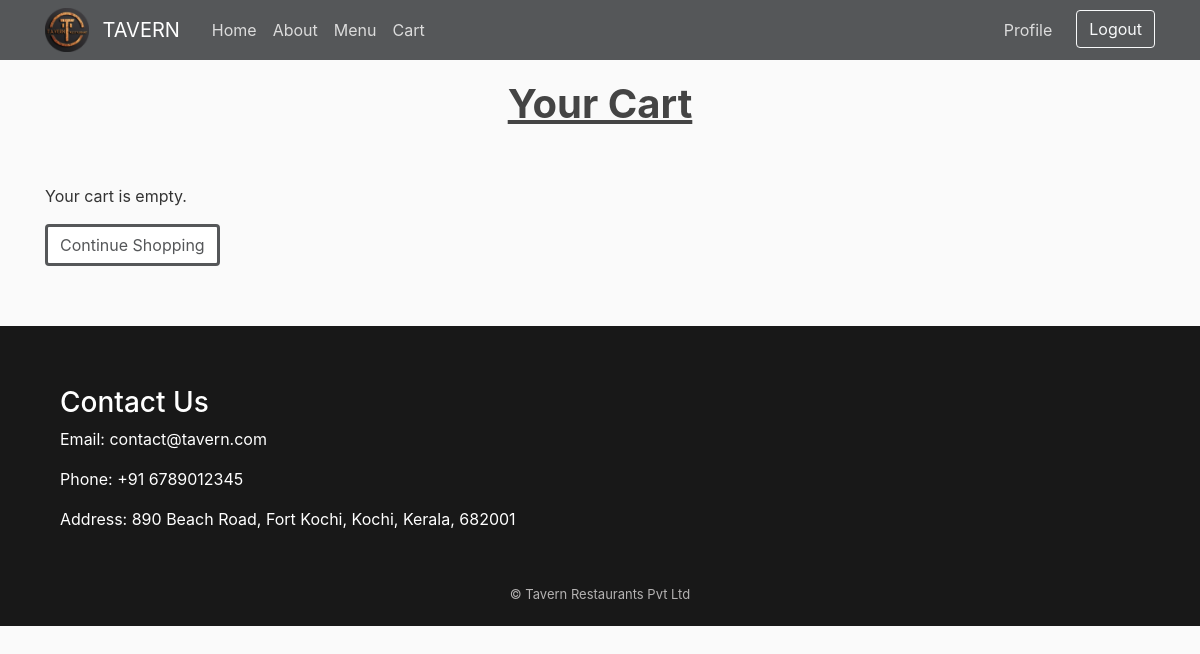
Before: /view-cart/ (signed in) with the older database file.
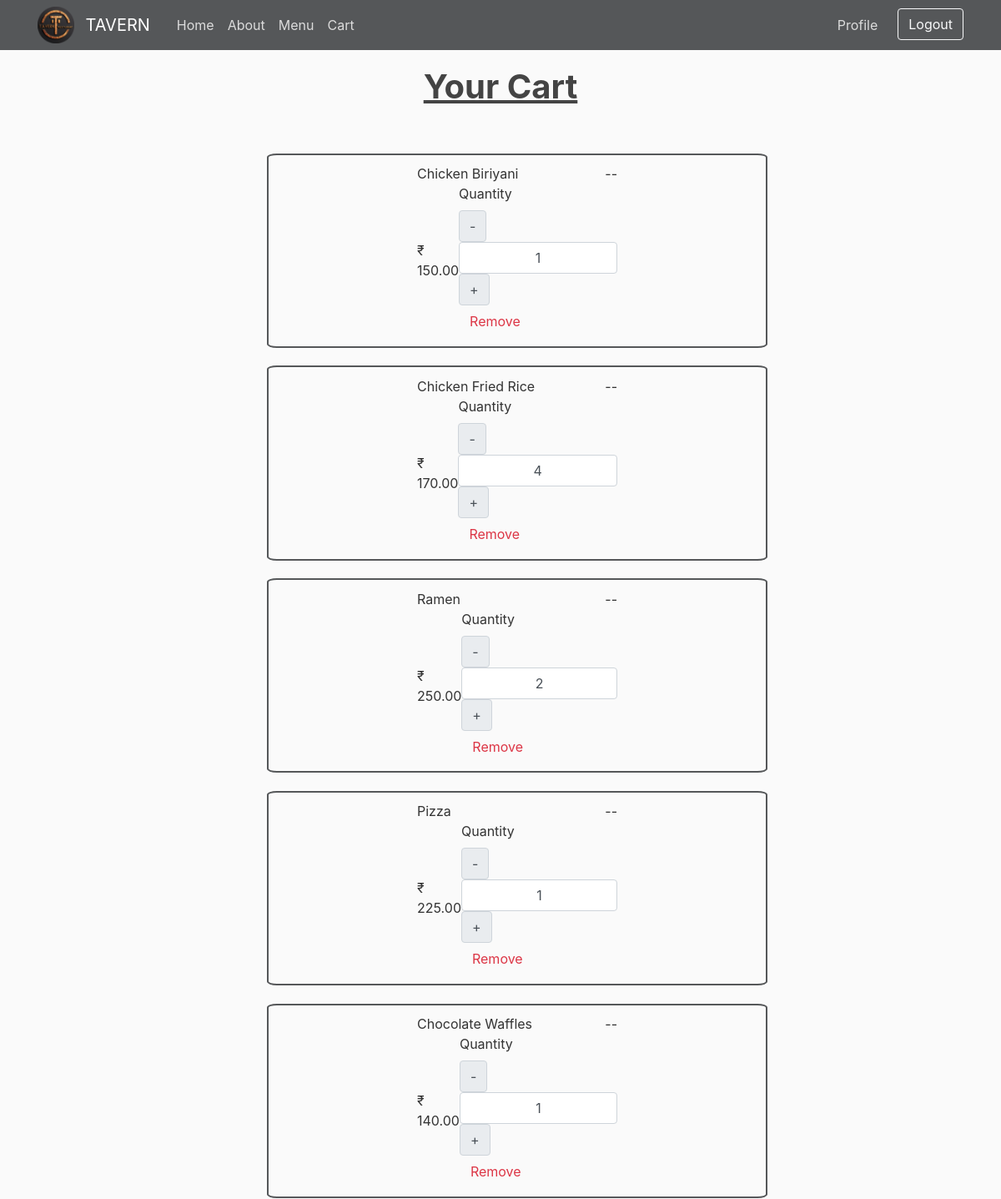
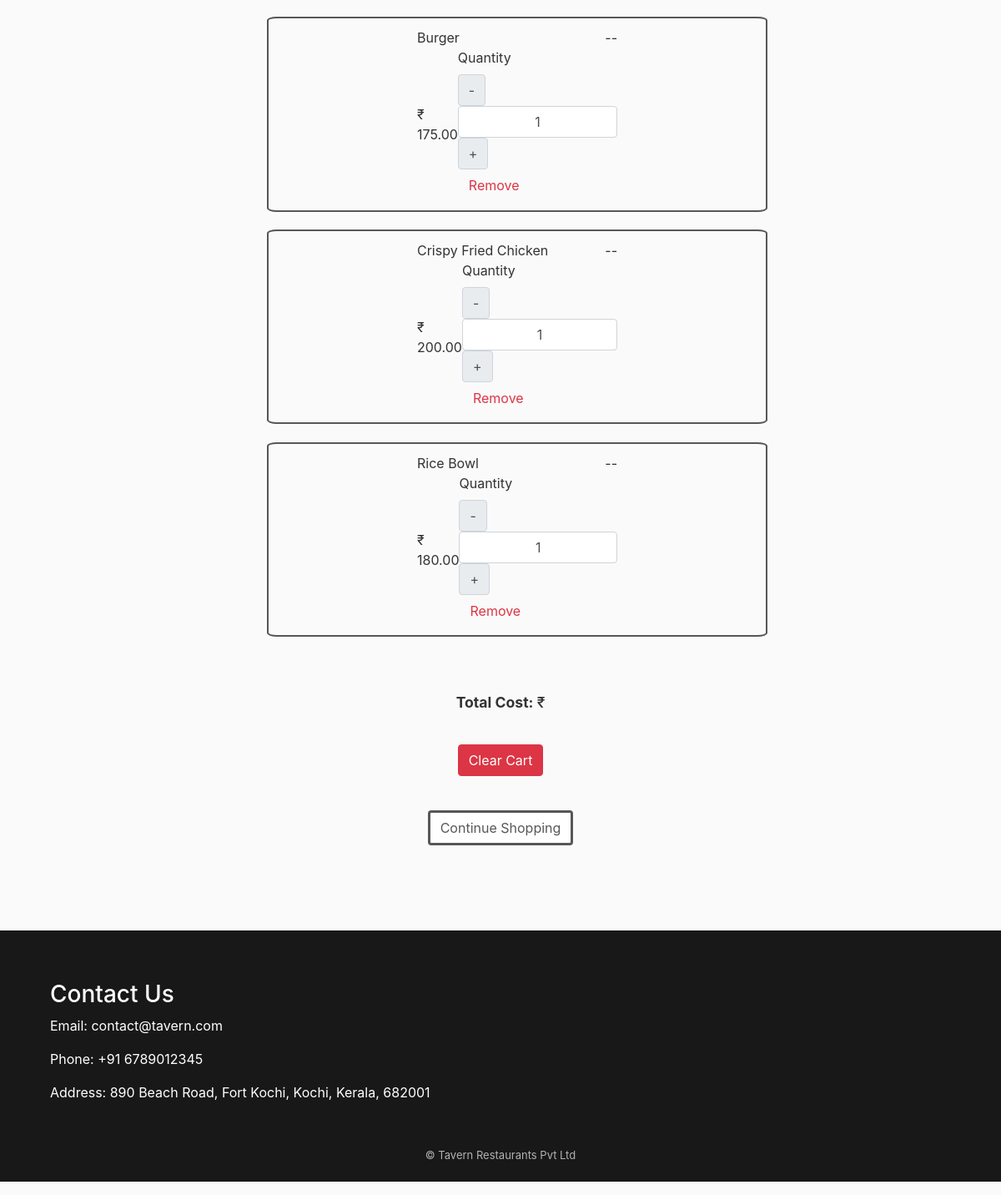
After: the same page with the newer database file (2 pictures, top to bottom).
### menu/models.py (models this page shows, shortened)
class Cart(models.Model):
    user = models.ForeignKey(User, on_delete=models.CASCADE)
    menu = models.ForeignKey(Menu, on_delete=models.CASCADE)
    menuQty = models.IntegerField(null=False, blank=False)
    date = models.DateTimeField(auto_now_add=True)

class Menu(models.Model):
    title = models.CharField(max_length=100)
    content = models.TextField()
    date_posted = models.DateTimeField(default=timezone.now)
    price = models.DecimalField(max_digits=10, decimal_places=2)
    image = models.ImageField(default="menu/default.jpg", upload_to="menu")
    qty = models.IntegerField(null=False, blank=False, default="1")
    def __str__(self):
        return self.title

### menu/controller/cart.py (the view)
# urls.py: path('view-cart/', cart.viewcart,  name='view-cart'),
def viewcart(request):
    cart = Cart.objects.filter(user=request.user)
    context = {
        'cart':cart
    }
    return render(request, 'menu/view_cart.html', context)

### menu/templates/menu/view_cart.html (shortened to what this page needs)
{% extends "menu/base.html" %}
{% load static %}
{% block content %}
<h1 class="menuTitle">Your Cart</h1>
{% if cart %}
<ul class="cartBox">
  {% for item in cart %}
  <li class="cartItem menuCard">
    <div class="cartInfo"><span>{{ item.menu }}</span> <span> -- </span></div>
    <div class="cartInfo">
      <span>₹ {{ item.menu.price }}</span>
       <div class="cartBtns">
        <label for="Quantity">Quantity</label>
        <div class="qtyBtnGroup">
          <button class="input-group-text changeQty decrement-btn">-</button>
          <input type="text" name="Quantity" value={{item.menuQty}} class="form-control qty-input text-center">
          <button class="input-group-text  changeQty increment-btn">+</button>
        </div>
        <div class="addBtnGroup">
          <button type="button" class="btn btn-link text-danger remBtn">Remove</button>
        </div>
    </div>
  </li>
  {% endfor %}
</ul>
<div class="cartFun">
  <p><strong>Total Cost: </strong> ₹ {{ total_cost }}</p>
  <a href="{% url 'clear-cart' %}" class="btn btn-danger">Clear Cart</a>
  {% else %}
  <p>Your cart is empty.</p>
  {% endif %}
  <a href="{% url 'menu' %}" class="btn btn-secondary">Continue Shopping</a>
</div>
{% endblock content %}

Changed rows visible on the page:
added Cart: menu "Chicken Biriyani", menu.price "150.00", Quantity "1"
added Cart: menu "Chicken Fried Rice", menu.price "170.00", Quantity "4"
added Cart: menu "Ramen", menu.price "250.00", Quantity "2"
added Cart: menu "Pizza", menu.price "225.00", Quantity "1"
added Cart: menu "Chocolate Waffles", menu.price "140.00", Quantity "1"
added Cart: menu "Burger", menu.price "175.00", Quantity "1"
added Cart: menu "Crispy Fried Chicken", menu.price "200.00", Quantity "1"
added Cart: menu "Rice Bowl", menu.price "180.00", Quantity "1"
Other visible differences:
text no longer shown: "Your cart is empty."
text now shown: "Total Cost: ₹ Clear Cart"
